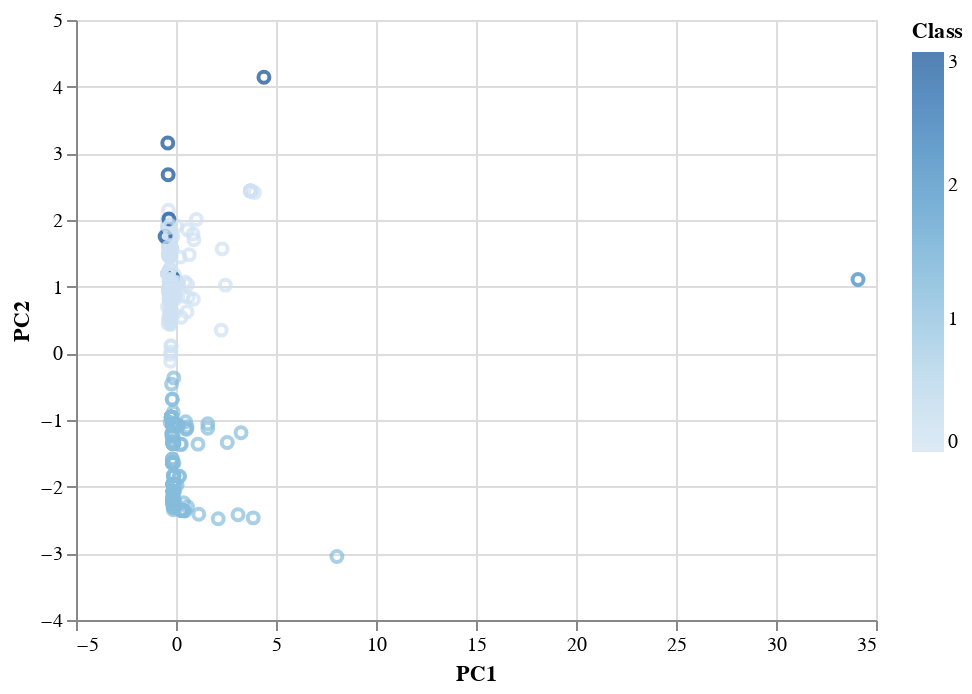

The notebook cell saved with this chart:
### Markdown cell above
#### Scatter Plot with Tradable Cryptocurrencies

### Code cell
# Plot the scatter with x="PC1" and y="PC2"
alt.Chart(clustered_df).mark_point().encode(
    x="PC1",
    y="PC2",
    color="Class",
    tooltip=["CoinName","Algorithm","TotalCoinSupply","TotalCoinsMined"]
)

### Figure 1 — Vega-Lite specification as saved in the notebook (floating-point values rounded to 4 significant figures; data arrays with more than 128 entries replaced by an {"elided": "..."} marker saying what was removed)
{"config": {"view": {"continuousWidth": 400, "continuousHeight": 300}}, "data": {"name": "data-c1aef0e4433c1825b884950df8ab5395"}, "mark": "point", "encoding": {"color": {"type": "quantitative", "field": "Class"}, "tooltip": [{"type": "nominal", "field": "CoinName"}, {"type": "nominal", "field": "Algorithm"}, {"type": "nominal", "field": "TotalCoinSupply"}, {"type": "quantitative", "field": "TotalCoinsMined"}], "x": {"type": "quantitative", "field": "PC1"}, "y": {"type": "quantitative", "field": "PC2"}}, "$schema": "https://vega.github.io/schema/vega-lite/v4.8.1.json", "datasets": {"data-c1aef0e4433c1825b884950df8ab5395": {"elided": "533 records"}}}
